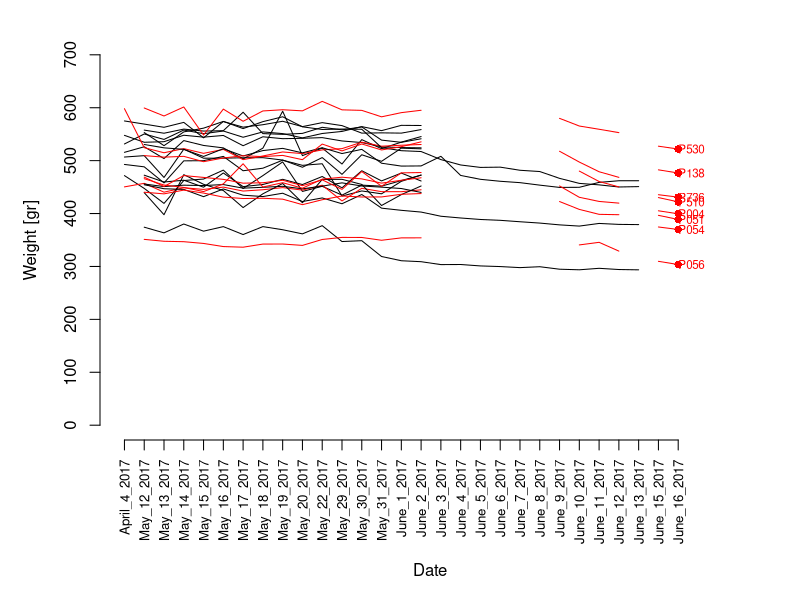

R code for this plot:

bw <- read.csv('bird_weights_lab25.csv')
days_labs <- names(bw)[2:length(names(bw))]

# x11(width=5,height=5)
pdf(file='tracking_weights.pdf',width=7,height=6)
par(mar=c(8,5,2,2))
plot(NULL,type='n',xlim=c(1,length(days_labs)*1.1),ylim=c(0,700),
     axes=F,ann=F)
for(r in 1:nrow(bw)){
  col <- 'black'
  if(bw$Bird[r]%in%c('P051','P510','P054','P530',
                     'P056','P736','P004','P138')){
    col <- 'red'
    text(length(days_labs),bw[r,ncol(bw)],bw$Bird[r],col=col,adj=0,cex=.7)
    points(length(days_labs),bw[r,ncol(bw)],pch=16,col=col)
    
  }
  lines(1:length(days_labs),bw[r,days_labs],col=col)
}
axis(2)
axis(1,at=1:length(days_labs),days_labs,las=2,cex.axis=.8)
mtext('Weight [gr]',2,line=3)
mtext('Date',1,line=6)
dev.off()

